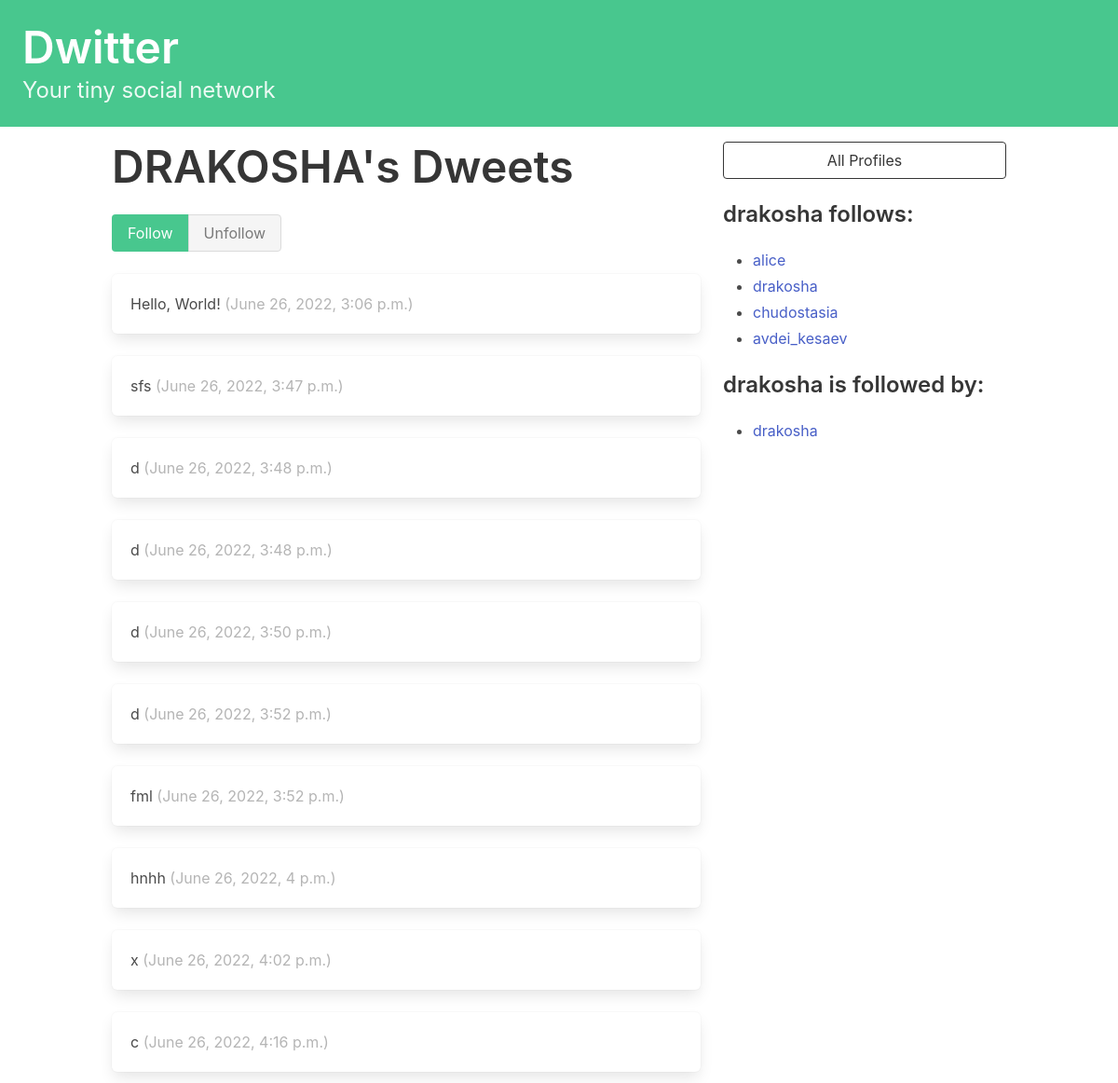
The page /profile/2 on the database its author committed.
### dwitter/models.py (models this page shows, shortened)
class Profile(models.Model):
    user = models.OneToOneField(User, on_delete=models.CASCADE)
    follows = models.ManyToManyField(
        "self", related_name="followed_by", symmetrical=False, blank=True
    )
    def __str__(self):
        return self.user.username

class Dweet(models.Model):
    user = models.ForeignKey(User,
                             related_name="dweets",
                             on_delete=models.DO_NOTHING)
    body = models.CharField(max_length=140)
    created_at = models.DateTimeField(auto_now_add=True)

### dwitter/views.py (the view, shortened to what this page needs)
# urls.py: path("profile/<int:pk>", profile, name="profile"),
def profile(request, pk):
    profile = Profile.objects.get(pk=pk)
    return render(request, "dwitter/profile.html", {"profile": profile})

### dwitter/templates/dwitter/profile.html (shortened to what this page needs)
{% extends 'base.html' %}
{% block content %}
<div class="column">
    <div class="block">
    <h1 class="title is-1">
        {{profile.user.username|upper}}'s Dweets
    </h1>
    <form method="post">
        <div class="buttons has-addons">
        {% if profile in user.profile.follows.all %}
            <button class="button is-success is-static">
                Follow
            </button>
            <button class="button is-danger"
                    name="follow"
                    value="unfollow">
                Unfollow
            </button>
        {% else %}
            <button class="button is-success"
                    name="follow"
                    value="follow">
                Follow
            </button>
            <button class="button is-danger is-static">
                Unfollow
            </button>
        {% endif %}
        </div>
    </form>
    </div>
    <div class="content">
        {% for dweet in profile.user.dweets.all %}
            <div class="box">
                {{ dweet.body }}
                <span class="is-small has-text-grey-light">
                    ({{ dweet.created_at }})
                </span>
            </div>
        {% endfor %}
    </div>
</div>
<div class="column is-one-third">
    <div class="block">
        <a href="{% url 'dwitter:profile_list' %}">
            <button class="button is-dark is-outlined is-fullwidth">
                All Profiles
            </button>
        </a>
    </div>
    <div class="block">
        <h3 class="title is-4">
            {{profile.user.username}} follows:
        </h3>
        <div class="content">
            <ul>
            {% for following in profile.follows.all %}
                <li>
                    <a href="{% url 'dwitter:profile' following.id %} ">
                        {{ following }}
                    </a>
                </li>
            {% endfor %}
            </ul>
        </div>
    </div>
    <div class="block">
        <h3 class="title is-4">
            {{profile.user.username}} is followed by:
        </h3>
        <div class="content">
            <ul>
            {% for follower in profile.followed_by.all %}
                <li>
                    <a href="{% url 'dwitter:profile' follower.id %} ">
                        {{ follower }}
                    </a>
                </li>
            {% endfor %}
            </ul>
        </div>
    </div>
</div>
{% endblock content %}

### dwitter/templates/base.html (shortened to what this page needs)
<!DOCTYPE html>
<html lang="en">
<head>
    <link rel="stylesheet"
          href="https://cdn.jsdelivr.net/npm/bulma@0.9.3/css/bulma.min.css">
</head>
<body>
    <a href="{% url 'dwitter:dashboard' %} ">
    <section class="hero is-small is-success mb-4">
        <div class="hero-body">
            <h1 class="title is-1">Dwitter</h1>
            <p class="subtitle is-4">
                Your tiny social network
            </p>
        </div>
    </section>
    </a>
    <div class="container">
        <div class="columns">
            {% block content %}
            {% endblock content %}
        </div>
    </div>
</body>
</html>

### rows shown on the page
Profile: user.username "DRAKOSHA", user.username "drakosha"
Dweet: body "Hello, World!", created_at "June 26, 2022, 3:06 p.m."
Dweet: body "sfs", created_at "June 26, 2022, 3:47 p.m."
Dweet: body "d", created_at "June 26, 2022, 3:48 p.m."
Dweet: body "d", created_at "June 26, 2022, 3:48 p.m."
Dweet: body "d", created_at "June 26, 2022, 3:50 p.m."
Dweet: body "d", created_at "June 26, 2022, 3:52 p.m."
Dweet: body "fml", created_at "June 26, 2022, 3:52 p.m."
Dweet: body "hnhh", created_at "June 26, 2022, 4 p.m."
Dweet: body "x", created_at "June 26, 2022, 4:02 p.m."
Dweet: body "c", created_at "June 26, 2022, 4:16 p.m."
Profile: user.username "alice"
Profile: user.username "chudostasia"
Profile: user.username "avdei_kesaev"
